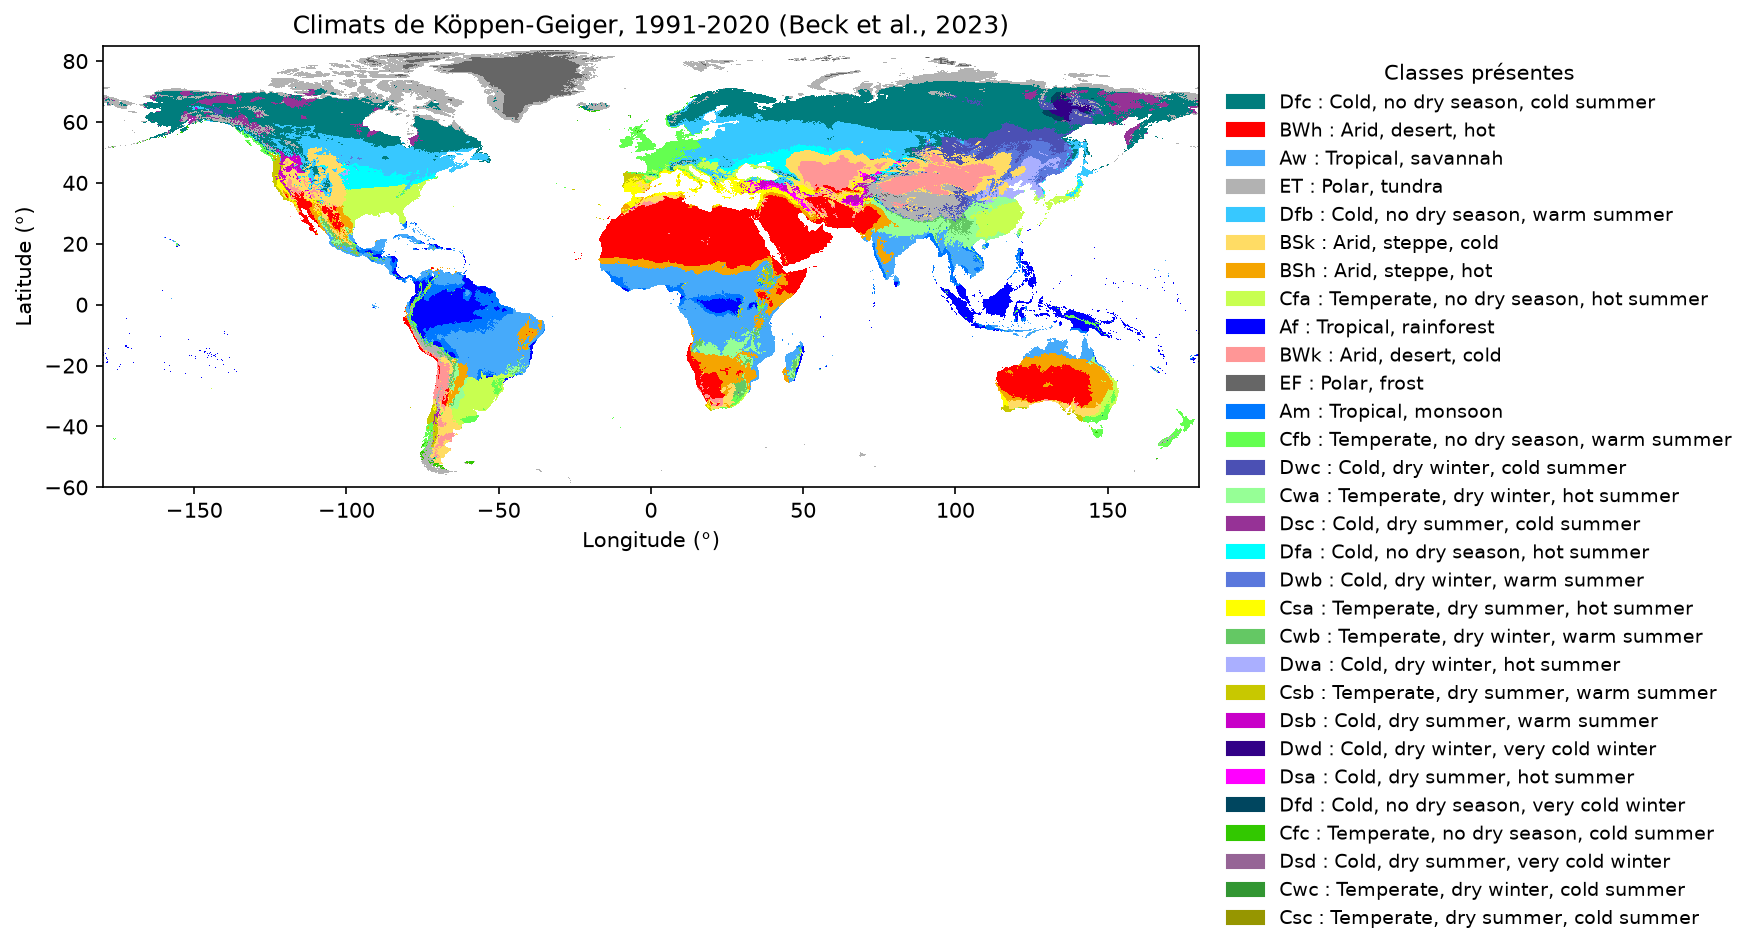

Generate this figure with Python:
"""
carte_koppen.py - Afficher la carte des climats de Köppen-Geiger (Beck et al., 2023)

Exemples (depuis le dossier meteo) :
    python carte_koppen.py --tif 1991_2020/koppen_geiger_0p1.tif --legende legend.txt
    python carte_koppen.py --tif 1991_2020/koppen_geiger_0p1.tif --legende legend.txt --zone europe --lieux "Paris, France" "Valence, Espagne"
    python carte_koppen.py --tif 1991_2020/koppen_geiger_0p1.tif --legende legend.txt --zone monde
    python carte_koppen.py --tif 1991_2020/koppen_geiger_0p1.tif --legende legend.txt --zone -10 30 35 60      (lon_min lon_max lat_min lat_max)

La carte est affichée et enregistrée en PNG (carte_koppen.png par défaut).
Dépendances : rasterio, numpy, matplotlib (+ meteo_collecte.py pour placer des lieux par leur nom).
"""
from __future__ import annotations

import argparse
import re
from pathlib import Path

import matplotlib.pyplot as plt
import numpy as np
import rasterio
from matplotlib.colors import BoundaryNorm, ListedColormap
from matplotlib.patches import Patch
from rasterio.windows import from_bounds

ZONES = {
    "monde": (-180, 180, -60, 85),
    "europe": (-12, 35, 34, 62),
    "france": (-5.5, 10, 41, 51.5),
    "asie": (60, 150, -12, 55),
    "amerique-nord": (-130, -60, 15, 60),
}


def lire_legende(chemin: str) -> dict[int, tuple[str, str, tuple[float, float, float]]]:
    """legend.txt de Beck : '  15:  Cfb  Temperate, no dry season, warm summer  [100 255 80]'."""
    legende = {}
    for ligne in Path(chemin).read_text(encoding="utf-8", errors="ignore").splitlines():
        m = re.match(r"^\s*(\d+)\s*:?\s+([A-Z][A-Za-z]{0,2})\s+(.*?)\s*\[\s*(\d+)\s+(\d+)\s+(\d+)\s*\]", ligne)
        if m:
            num, code, texte = int(m.group(1)), m.group(2), m.group(3).strip(" ,")
            couleur = tuple(int(m.group(i)) / 255 for i in (4, 5, 6))
            legende[num] = (code, texte, couleur)
    if not legende:
        raise SystemExit(f"Aucune classe lue dans {chemin} : est-ce bien le legend.txt des cartes ?")
    return legende


def lire_zone(tif: str, zone: tuple[float, float, float, float]):
    lon_min, lon_max, lat_min, lat_max = zone
    with rasterio.open(tif) as carte:
        fenetre = from_bounds(lon_min, lat_min, lon_max, lat_max, carte.transform)
        donnees = carte.read(1, window=fenetre, boundless=True, fill_value=0)
    return donnees


def placer_lieux(noms: list[str]) -> list[tuple[str, float, float]]:
    if not noms:
        return []
    from meteo_collecte import geocoder  # le module météo du projet
    points = []
    for nom in noms:
        g = geocoder(nom)
        points.append((g["nom"], g["lat"], g["lon"]))
    return points


def dessiner(tif: str, legende_txt: str, zone, lieux: list[str], sortie: str, afficher: bool = True):
    legende = lire_legende(legende_txt)
    donnees = lire_zone(tif, zone)

    # Couleurs officielles de la légende ; 0 = mer ou pas de donnée (blanc)
    couleurs = [(1, 1, 1)] + [legende.get(i, ("?", "", (0.8, 0.8, 0.8)))[2] for i in range(1, 31)]
    cmap = ListedColormap(couleurs)
    norm = BoundaryNorm(np.arange(-0.5, 31.5, 1), cmap.N)

    lon_min, lon_max, lat_min, lat_max = zone
    largeur = 12
    hauteur = max(4, largeur * (lat_max - lat_min) / (lon_max - lon_min) * 1.15)
    fig, ax = plt.subplots(figsize=(largeur + 4, hauteur))
    ax.imshow(donnees, cmap=cmap, norm=norm, extent=(lon_min, lon_max, lat_min, lat_max),
              interpolation="nearest", origin="upper")
    ax.set_xlabel("Longitude (°)")
    ax.set_ylabel("Latitude (°)")
    ax.set_title("Climats de Köppen-Geiger, 1991-2020 (Beck et al., 2023)")

    for nom, lat, lon in placer_lieux(lieux):
        with rasterio.open(tif) as carte:
            num = int(next(carte.sample([(lon, lat)]))[0])
        code = legende.get(num, ("?",))[0]
        ax.plot(lon, lat, "o", color="black", markersize=6, markeredgecolor="white")
        ax.annotate(f"{nom} ({code})", (lon, lat), xytext=(6, 6), textcoords="offset points",
                    fontsize=10, fontweight="bold",
                    bbox=dict(boxstyle="round,pad=0.2", fc="white", ec="none", alpha=0.8))

    # Légende : seulement les classes présentes dans la zone, de la plus fréquente à la plus rare
    valeurs, nombres = np.unique(donnees[donnees > 0], return_counts=True)
    ordre = valeurs[np.argsort(-nombres)]
    patches = [Patch(color=legende[v][2], label=f"{legende[v][0]} : {legende[v][1]}")
               for v in ordre if v in legende]
    ax.legend(handles=patches, loc="upper left", bbox_to_anchor=(1.01, 1), fontsize=9, frameon=False,
              title="Classes présentes")

    fig.tight_layout()
    fig.savefig(sortie, dpi=150, bbox_inches="tight")
    print(f"Carte enregistrée : {sortie}")
    if afficher:
        plt.show()


def main(argv=None):
    p = argparse.ArgumentParser(description="Afficher la carte Köppen-Geiger")
    p.add_argument("--tif", default="1991_2020/koppen_geiger_0p1.tif", help="fichier .tif de la carte")
    p.add_argument("--legende", default="legend.txt", help="legend.txt fourni avec les cartes")
    p.add_argument("--zone", nargs="+", default=["europe"],
                   help=f"{', '.join(ZONES)} ou 4 nombres : lon_min lon_max lat_min lat_max")
    p.add_argument("--lieux", nargs="*", default=[], help='lieux à placer, ex. "Paris, France"')
    p.add_argument("--sortie", default="carte_koppen.png")
    p.add_argument("--sans-fenetre", action="store_true", help="enregistrer le PNG sans ouvrir de fenêtre")
    a = p.parse_args(argv)

    if len(a.zone) == 1 and a.zone[0].lower() in ZONES:
        zone = ZONES[a.zone[0].lower()]
    elif len(a.zone) == 4:
        zone = tuple(float(x) for x in a.zone)
    else:
        raise SystemExit("--zone : un nom (" + ", ".join(ZONES) + ") ou 4 nombres.")
    dessiner(a.tif, a.legende, zone, a.lieux, a.sortie, afficher=not a.sans_fenetre)


if __name__ == "__main__":
    main()
